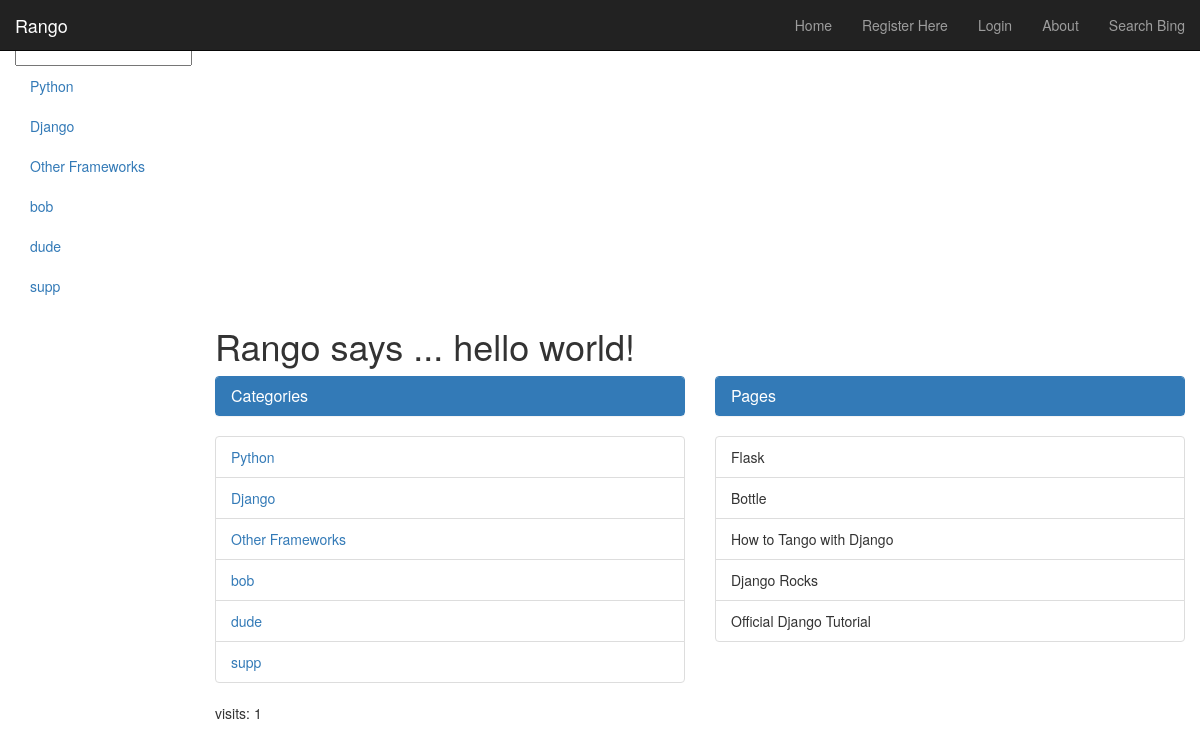
Screenshot of /rango/ with the database file from the repository.
### rango/models.py (models this page shows, shortened)
class Category(models.Model):
    name = models.CharField(max_length=128, unique=True)
    views = models.IntegerField(default=0)
    likes = models.IntegerField(default=0)
    slug = models.SlugField(unique=True)

class Page(models.Model):
    category = models.ForeignKey(Category)
    title = models.CharField(max_length=128)
    url = models.URLField()
    views = models.IntegerField(default=0)

### rango/views.py (the view)
def index(request):
    category_list = Category.objects.all()
    page_list = Page.objects.order_by('-views')[:5]
    context_dict = {'categories': category_list,'pages': page_list}
    visits = request.session.get('visits')
    if not visits:
        visits = 1
    reset_last_visit_time = False
    last_visit = request.session.get('last_visit')
    if 'last_visit' in request.COOKIES:
        last_visit_time = datetime.strptime(last_visit[:-7], "%Y-%m-%d %H:%M:%S")
        if (datetime.now() - last_visit_time).days > 0:
            visits += 1
            reset_last_visit_time = True
    else:
        reset_last_visit_time = True
    if reset_last_visit_time:
        request.session['last_view'] = str(datetime.now())
        request.session['visits'] = visits
    context_dict['visits'] = visits
    response = render(request, 'rango/index.html', context_dict)
    return response

### rango/templatetags/rango_extras.py (called while the page is built)
@register.inclusion_tag('rango/cats.html')
def get_category_list(cat=None):
    return {'cats': Category.objects.all(), 'act_cat':cat }

### templates/rango/index.html (shortened to what this page needs)
{% extends 'rango/base.html' %}
{% load staticfiles %}
{% block body_block %}
    {% if user.is_authenticated %}
    <div class="page-header">
        <h1>Rango says ... hello {{ user.username }}!</h1>
    {% else %}
        <h1>Rango says ... hello world!</h1>
    {% endif %}
    </div>
    <div class="row placeholders">
    <div class="col-xs-12 col-sm-6 placeholder">
    <div class="panel panel-primary">
    <div class="panel-heading">
    <h3 class="panel-title">Categories</h3>
    </div>
    </div>
    {% if categories %}
        <ul class="list-group">
            {% for category in categories %}
            <li class="list-group-item"><a href={% url 'category' category.slug %}>{{ category.name}}</a></li>
            {% endfor %}
        </ul>
    {% else %}
        <strong>There are no categories present.</strong>
    {% endif %}
    </div>
    <div class="col-xs-12 col-sm-6 placeholder">
    <div class="panel panel-primary">
    <div class="panel-heading">
    <h3 class="panel-title">Pages</h3>
    </div>
    </div>
    {% if pages %}
        <u1 class="list-group">
            {% for page in pages %}
            <li class="list-group-item">{{ page.title}} </li>
            {% endfor %}
        </u1>
    {% else %}
        <strong>There are no pages present.</strong>
    {% endif %}
    </div>
    </div>
<p> visits: {{ visits }}</p>
{% endblock %}

### templates/rango/cats.html
{% if cats %}
    <ul class="nav nav-sidebar">
    {% for c in cats %}
        {% if c == act_cat %}
            <li class="active">
        {% else %}
            <li>
        {% endif %}
            <a href="{% url 'category' c.slug %}">{{ c.name }}</a></li>
    {% endfor %}
{% else %}
    <li><strong>There are no category present.</strong></li>
    </ul>
{% endif %}

### rows the page displays
Category: name "Python"
Category: name "Django"
Category: name "Other Frameworks"
Category: name "bob"
Category: name "dude"
Category: name "supp"
Page: title "Flask"
Page: title "Bottle"
Page: title "How to Tango with Django"
Page: title "Django Rocks"
Page: title "Official Django Tutorial"

### other values shown
{{ visits }} "1"
